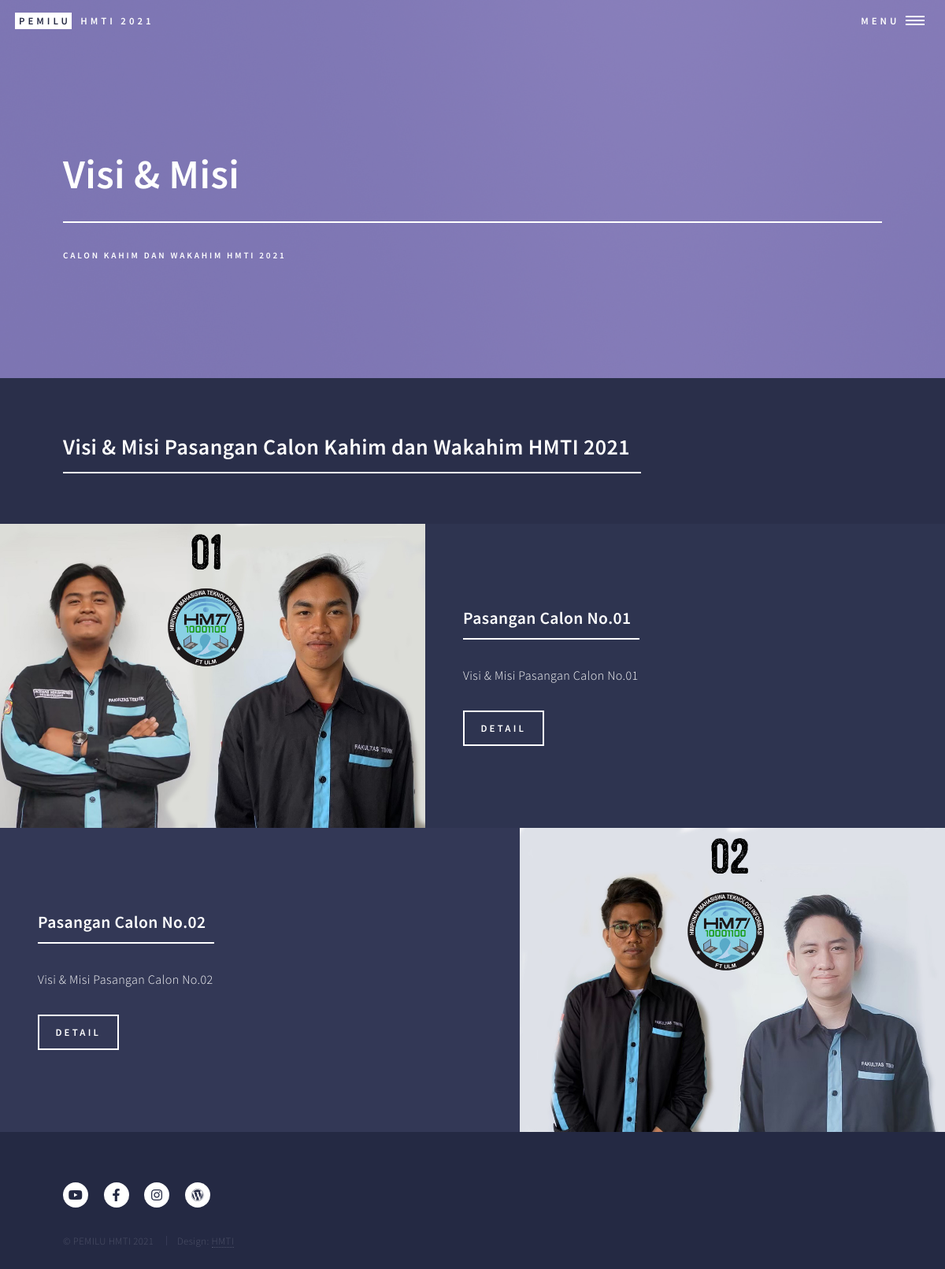
Page /visimisi.php on the committed database.
### tables this page shows
CREATE TABLE `calon` (
  `no_urut` int(11) NOT NULL,
  `nim_calon_ketua` varchar(15) NOT NULL,
  `nim_calon_wakil` varchar(15) NOT NULL,
  `foto_pasangan_calon` varchar(250) NOT NULL
);

### visimisi.php (the view, shortened to what this page needs)
<?php
require_once("koneksi.php");
$ambildata=$pdo_conn->prepare("SELECT * FROM calon ORDER BY no_urut ASC");
$ambildata->execute();
$calon = $ambildata->fetchAll();
?>
<!DOCTYPE HTML>
<html>
<head>
	<link rel="stylesheet" href="assets/css/main.css" />
</head>
<body class="is-preload">
	<div id="wrapper">
		<header id="header" class="alt">
			<a href="beranda.html" class="logo"><strong>Pemilu</strong> <span>HMTI 2021</span></a>
			<nav>
				<a href="#menu">Menu</a>
			</nav>
		</header>
		<section id="banner" class="style2">
			<div class="inner">
				<header class="major">
					<h1>Visi & Misi</h1>
				</header>
				<div class="content">
					<p>Calon Kahim dan Wakahim HMTI 2021</p>
				</div>
			</div>
		</section>
		<div id="main">
			<section id="one">
				<div class="inner">
					<header class="major">
						<h2>Visi & Misi Pasangan Calon Kahim dan Wakahim HMTI 2021</h2>
					</header>
				</div>
			</section>
			<section id="two" class="spotlights">
				<?php
        		if(!empty($calon)) {
					foreach($calon as $row) {
        		?>
				<section>
					<a href="images/<?php echo $row["foto_pasangan_calon"]; ?>" class="image">
						<img src="images/<?php echo $row["foto_pasangan_calon"]; ?>" alt="" data-position="center center" />
					</a>
					<div class="content">
						<div class="inner">
							<header class="major">
								<h3>Pasangan Calon No.0<?php echo $row["no_urut"]; ?></h3>
							</header>
							<p>Visi & Misi Pasangan Calon No.0<?php echo $row["no_urut"]; ?></p>
							<ul class="actions">
								<li><a href='detail_visimisi.php?no_urut=<?php echo $row["no_urut"]; ?>' class='button'>Detail</a></li>
							</ul>
						</div>
					</div>
				</section>
				<?php
					}
				}
				?>
			</section>
		</div>
		<footer id="footer">
			<div class="inner">
				<ul class="icons">
					<li><a href="https://www.youtube.com/channel/UCBWvors8mO16aa-GCyscrKw"
							class="icon brands alt fa-youtube"><span class="label">Twitter</span></a></li>
					<li><a href="https://www.facebook.com/HMTIFTunlam/" class="icon brands alt fa-facebook-f"></a></li>
					<li><a href="https://www.instagram.com/hmti_ftulm/" class="icon brands alt fa-instagram"></a></li>
					<li><a href="https://www.hmti.ft.ulm.ac.id/" class="icon brands alt fa-wordpress"></a></li>
				</ul>
				<ul class="copyright">
					<li>&copy; PEMILU HMTI 2021</li>
					<li>Design: <a href="https://www.hmti.ft.ulm.ac.id/">HMTI</a></li>
				</ul>
			</div>
		</footer>
	</div>
</body>
</html>

### rows in the picture
calon: foto_pasangan_calon (picture), no_urut "1"
calon: foto_pasangan_calon (picture), no_urut "2"
